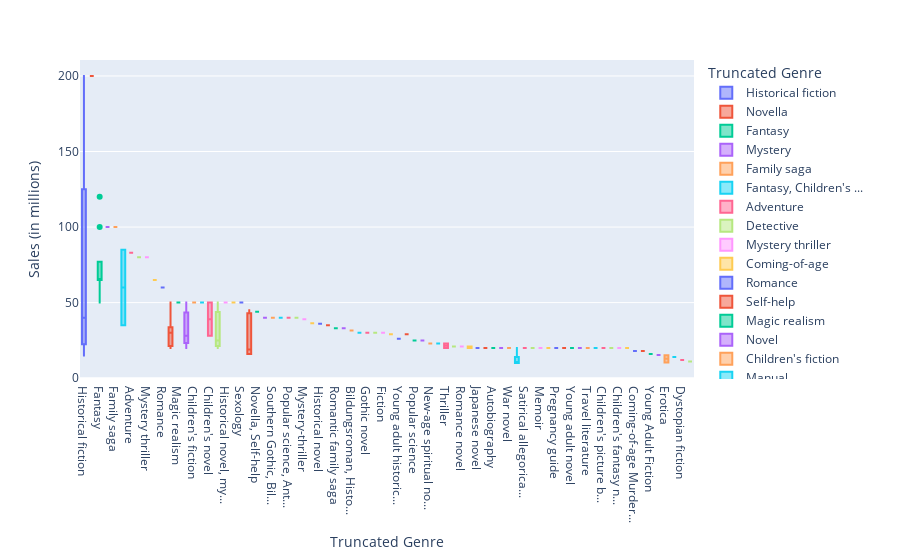

Here is the notebook cell this chart was saved with:
### Code cell
# Create an interactive box plot of sales by genre
fig = px.box(df, x='Truncated Genre', y='Approximate sales in millions', color='Truncated Genre')
fig.update_layout(xaxis_title='Truncated Genre', yaxis_title='Sales (in millions)')
fig.show()

### Figure 1 — Plotly figure (JSON) as saved in the notebook; plotly's stock layout.template omitted (floating-point values rounded to 4 significant figures)
{"data": [{"alignmentgroup": "True", "hovertemplate": "Truncated Genre=%{x}<br>Approximate sales in millions=%{y}<extra></extra>", "legendgroup": "Historical fiction", "marker": {"color": "#636efa"}, "name": "Historical fiction", "notched": false, "offsetgroup": "Historical fiction", "orientation": "v", "showlegend": true, "type": "box", "x": ["Historical fiction", "Historical fiction", "Historical fiction", "Historical fiction"], "x0": " ", "xaxis": "x", "y": [200, 50, 30, 15], "y0": " ", "yaxis": "y"}, {"alignmentgroup": "True", "hovertemplate": "Truncated Genre=%{x}<br>Approximate sales in millions=%{y}<extra></extra>", "legendgroup": "Novella", "marker": {"color": "#EF553B"}, "name": "Novella", "notched": false, "offsetgroup": "Novella", "orientation": "v", "showlegend": true, "type": "box", "x": ["Novella"], "x0": " ", "xaxis": "x", "y": [200], "y0": " ", "yaxis": "y"}, {"alignmentgroup": "True", "hovertemplate": "Truncated Genre=%{x}<br>Approximate sales in millions=%{y}<extra></extra>", "legendgroup": "Fantasy", "marker": {"color": "#00cc96"}, "name": "Fantasy", "notched": false, "offsetgroup": "Fantasy", "orientation": "v", "showlegend": true, "type": "box", "x": ["Fantasy", "Fantasy", "Fantasy", "Fantasy", "Fantasy", "Fantasy", "Fantasy", "Fantasy", "Fantasy", "Fantasy"], "x0": " ", "xaxis": "x", "y": [120, 100, 77, 65, 65, 65, 65, 65, 65, 50], "y0": " ", "yaxis": "y"}, {"alignmentgroup": "True", "hovertemplate": "Truncated Genre=%{x}<br>Approximate sales in millions=%{y}<extra></extra>", "legendgroup": "Mystery", "marker": {"color": "#ab63fa"}, "name": "Mystery", "notched": false, "offsetgroup": "Mystery", "orientation": "v", "showlegend": true, "type": "box", "x": ["Mystery"], "x0": " ", "xaxis": "x", "y": [100], "y0": " ", "yaxis": "y"}, {"alignmentgroup": "True", "hovertemplate": "Truncated Genre=%{x}<br>Approximate sales in millions=%{y}<extra></extra>", "legendgroup": "Family saga", "marker": {"color": "#FFA15A"}, "name": "Family saga", "notched": false, "offsetgroup": "Family saga", "orientation": "v", "showlegend": true, "type": "box", "x": ["Family saga"], "x0": " ", "xaxis": "x", "y": [100], "y0": " ", "yaxis": "y"}, {"alignmentgroup": "True", "hovertemplate": "Truncated Genre=%{x}<br>Approximate sales in millions=%{y}<extra></extra>", "legendgroup": "Fantasy, Children's ...", "marker": {"color": "#19d3f3"}, "name": "Fantasy, Children's ...", "notched": false, "offsetgroup": "Fantasy, Children's ...", "orientation": "v", "showlegend": true, "type": "box", "x": ["Fantasy, Children's ...", "Fantasy, Children's ..."], "x0": " ", "xaxis": "x", "y": [85, 35], "y0": " ", "yaxis": "y"}, {"alignmentgroup": "True", "hovertemplate": "Truncated Genre=%{x}<br>Approximate sales in millions=%{y}<extra></extra>", "legendgroup": "Adventure", "marker": {"color": "#FF6692"}, "name": "Adventure", "notched": false, "offsetgroup": "Adventure", "orientation": "v", "showlegend": true, "type": "box", "x": ["Adventure"], "x0": " ", "xaxis": "x", "y": [83], "y0": " ", "yaxis": "y"}, {"alignmentgroup": "True", "hovertemplate": "Truncated Genre=%{x}<br>Approximate sales in millions=%{y}<extra></extra>", "legendgroup": "Detective", "marker": {"color": "#B6E880"}, "name": "Detective", "notched": false, "offsetgroup": "Detective", "orientation": "v", "showlegend": true, "type": "box", "x": ["Detective"], "x0": " ", "xaxis": "x", "y": [80], "y0": " ", "yaxis": "y"}, {"alignmentgroup": "True", "hovertemplate": "Truncated Genre=%{x}<br>Approximate sales in millions=%{y}<extra></extra>", "legendgroup": "Mystery thriller", "marker": {"color": "#FF97FF"}, "name": "Mystery thriller", "notched": false, "offsetgroup": "Mystery thriller", "orientation": "v", "showlegend": true, "type": "box", "x": ["Mystery thriller"], "x0": " ", "xaxis": "x", "y": [80], "y0": " ", "yaxis": "y"}, {"alignmentgroup": "True", "hovertemplate": "Truncated Genre=%{x}<br>Approximate sales in millions=%{y}<extra></extra>", "legendgroup": "Coming-of-age", "marker": {"color": "#FECB52"}, "name": "Coming-of-age", "notched": false, "offsetgroup": "Coming-of-age", "orientation": "v", "showlegend": true, "type": "box", "x": ["Coming-of-age"], "x0": " ", "xaxis": "x", "y": [65], "y0": " ", "yaxis": "y"}, {"alignmentgroup": "True", "hovertemplate": "Truncated Genre=%{x}<br>Approximate sales in millions=%{y}<extra></extra>", "legendgroup": "Romance", "marker": {"color": "#636efa"}, "name": "Romance", "notched": false, "offsetgroup": "Romance", "orientation": "v", "showlegend": true, "type": "box", "x": ["Romance"], "x0": " ", "xaxis": "x", "y": [60], "y0": " ", "yaxis": "y"}, {"alignmentgroup": "True", "hovertemplate": "Truncated Genre=%{x}<br>Approximate sales in millions=%{y}<extra></extra>", "legendgroup": "Self-help", "marker": {"color": "#EF553B"}, "name": "Self-help", "notched": false, "offsetgroup": "Self-help", "orientation": "v", "showlegend": true, "type": "box", "x": ["Self-help", "Self-help", "Self-help", "Self-help", "Self-help", "Self-help", "Self-help"], "x0": " ", "xaxis": "x", "y": [50, 35, 30, 30, 25, 20, 20], "y0": " ", "yaxis": "y"}, {"alignmentgroup": "True", "hovertemplate": "Truncated Genre=%{x}<br>Approximate sales in millions=%{y}<extra></extra>", "legendgroup": "Magic realism", "marker": {"color": "#00cc96"}, "name": "Magic realism", "notched": false, "offsetgroup": "Magic realism", "orientation": "v", "showlegend": true, "type": "box", "x": ["Magic realism"], "x0": " ", "xaxis": "x", "y": [50], "y0": " ", "yaxis": "y"}, {"alignmentgroup": "True", "hovertemplate": "Truncated Genre=%{x}<br>Approximate sales in millions=%{y}<extra></extra>", "legendgroup": "Novel", "marker": {"color": "#ab63fa"}, "name": "Novel", "notched": false, "offsetgroup": "Novel", "orientation": "v", "showlegend": true, "type": "box", "x": ["Novel", "Novel", "Novel", "Novel", "Novel", "Novel", "Novel", "Novel"], "x0": " ", "xaxis": "x", "y": [50, 50, 37, 31, 25, 24, 22.5, 20], "y0": " ", "yaxis": "y"}, {"alignmentgroup": "True", "hovertemplate": "Truncated Genre=%{x}<br>Approximate sales in millions=%{y}<extra></extra>", "legendgroup": "Children's fiction", "marker": {"color": "#FFA15A"}, "name": "Children's fiction", "notched": false, "offsetgroup": "Children's fiction", "orientation": "v", "showlegend": true, "type": "box", "x": ["Children's fiction", "Children's fiction"], "x0": " ", "xaxis": "x", "y": [50, 50], "y0": " ", "yaxis": "y"}, {"alignmentgroup": "True", "hovertemplate": "Truncated Genre=%{x}<br>Approximate sales in millions=%{y}<extra></extra>", "legendgroup": "Manual", "marker": {"color": "#19d3f3"}, "name": "Manual", "notched": false, "offsetgroup": "Manual", "orientation": "v", "showlegend": true, "type": "box", "x": ["Manual"], "x0": " ", "xaxis": "x", "y": [50], "y0": " ", "yaxis": "y"}, {"alignmentgroup": "True", "hovertemplate": "Truncated Genre=%{x}<br>Approximate sales in millions=%{y}<extra></extra>", "legendgroup": "Children's novel", "marker": {"color": "#FF6692"}, "name": "Children's novel", "notched": false, "offsetgroup": "Children's novel", "orientation": "v", "showlegend": true, "type": "box", "x": ["Children's novel", "Children's novel"], "x0": " ", "xaxis": "x", "y": [50, 28], "y0": " ", "yaxis": "y"}, {"alignmentgroup": "True", "hovertemplate": "Truncated Genre=%{x}<br>Approximate sales in millions=%{y}<extra></extra>", "legendgroup": "Children's literatur...", "marker": {"color": "#B6E880"}, "name": "Children's literatur...", "notched": false, "offsetgroup": "Children's literatur...", "orientation": "v", "showlegend": true, "type": "box", "x": ["Children's literatur...", "Children's literatur...", "Children's literatur..."], "x0": " ", "xaxis": "x", "y": [50, 25, 20], "y0": " ", "yaxis": "y"}, {"alignmentgroup": "True", "hovertemplate": "Truncated Genre=%{x}<br>Approximate sales in millions=%{y}<extra></extra>", "legendgroup": "Historical novel, my...", "marker": {"color": "#FF97FF"}, "name": "Historical novel, my...", "notched": false, "offsetgroup": "Historical novel, my...", "orientation": "v", "showlegend": true, "type": "box", "x": ["Historical novel, my..."], "x0": " ", "xaxis": "x", "y": [50], "y0": " ", "yaxis": "y"}, {"alignmentgroup": "True", "hovertemplate": "Truncated Genre=%{x}<br>Approximate sales in millions=%{y}<extra></extra>", "legendgroup": "War, thriller", "marker": {"color": "#FECB52"}, "name": "War, thriller", "notched": false, "offsetgroup": "War, thriller", "orientation": "v", "showlegend": true, "type": "box", "x": ["War, thriller"], "x0": " ", "xaxis": "x", "y": [50], "y0": " ", "yaxis": "y"}, {"alignmentgroup": "True", "hovertemplate": "Truncated Genre=%{x}<br>Approximate sales in millions=%{y}<extra></extra>", "legendgroup": "Sexology", "marker": {"color": "#636efa"}, "name": "Sexology", "notched": false, "offsetgroup": "Sexology", "orientation": "v", "showlegend": true, "type": "box", "x": ["Sexology"], "x0": " ", "xaxis": "x", "y": [50], "y0": " ", "yaxis": "y"}, {"alignmentgroup": "True", "hovertemplate": "Truncated Genre=%{x}<br>Approximate sales in millions=%{y}<extra></extra>", "legendgroup": "Children's Literatur...", "marker": {"color": "#EF553B"}, "name": "Children's Literatur...", "notched": false, "offsetgroup": "Children's Literatur...", "orientation": "v", "showlegend": true, "type": "box", "x": ["Children's Literatur...", "Children's Literatur...", "Children's Literatur...", "Children's Literatur...", "Children's Literatur...", "Children's Literatur..."], "x0": " ", "xaxis": "x", "y": [45, 43, 21, 17, 16, 16], "y0": " ", "yaxis": "y"}, {"alignmentgroup": "True", "hovertemplate": "Truncated Genre=%{x}<br>Approximate sales in millions=%{y}<extra></extra>", "legendgroup": "Novella, Self-help", "marker": {"color": "#00cc96"}, "name": "Novella, Self-help", "notched": false, "offsetgroup": "Novella, Self-help", "orientation": "v", "showlegend": true, "type": "box", "x": ["Novella, Self-help"], "x0": " ", "xaxis": "x", "y": [44], "y0": " ", "yaxis": "y"}, {"alignmentgroup": "True", "hovertemplate": "Truncated Genre=%{x}<br>Approximate sales in millions=%{y}<extra></extra>", "legendgroup": "Essay/Literature", "marker": {"color": "#ab63fa"}, "name": "Essay/Literature", "notched": false, "offsetgroup": "Essay/Literature", "orientation": "v", "showlegend": true, "type": "box", "x": ["Essay/Literature"], "x0": " ", "xaxis": "x", "y": [40], "y0": " ", "yaxis": "y"}, {"alignmentgroup": "True", "hovertemplate": "Truncated Genre=%{x}<br>Approximate sales in millions=%{y}<extra></extra>", "legendgroup": "Southern Gothic, Bil...", "marker": {"color": "#FFA15A"}, "name": "Southern Gothic, Bil...", "notched": false, "offsetgroup": "Southern Gothic, Bil...", "orientation": "v", "showlegend": true, "type": "box", "x": ["Southern Gothic, Bil..."], "x0": " ", "xaxis": "x", "y": [40], "y0": " ", "yaxis": "y"}, {"alignmentgroup": "True", "hovertemplate": "Truncated Genre=%{x}<br>Approximate sales in millions=%{y}<extra></extra>", "legendgroup": "Gothic horror, Famil...", "marker": {"color": "#19d3f3"}, "name": "Gothic horror, Famil...", "notched": false, "offsetgroup": "Gothic horror, Famil...", "orientation": "v", "showlegend": true, "type": "box", "x": ["Gothic horror, Famil..."], "x0": " ", "xaxis": "x", "y": [40], "y0": " ", "yaxis": "y"}, {"alignmentgroup": "True", "hovertemplate": "Truncated Genre=%{x}<br>Approximate sales in millions=%{y}<extra></extra>", "legendgroup": "Popular science, Ant...", "marker": {"color": "#FF6692"}, "name": "Popular science, Ant...", "notched": false, "offsetgroup": "Popular science, Ant...", "orientation": "v", "showlegend": true, "type": "box", "x": ["Popular science, Ant..."], "x0": " ", "xaxis": "x", "y": [40], "y0": " ", "yaxis": "y"}, {"alignmentgroup": "True", "hovertemplate": "Truncated Genre=%{x}<br>Approximate sales in millions=%{y}<extra></extra>", "legendgroup": "Philosophical novel,...", "marker": {"color": "#B6E880"}, "name": "Philosophical novel,...", "notched": false, "offsetgroup": "Philosophical novel,...", "orientation": "v", "showlegend": true, "type": "box", "x": ["Philosophical novel,..."], "x0": " ", "xaxis": "x", "y": [40], "y0": " ", "yaxis": "y"}, {"alignmentgroup": "True", "hovertemplate": "Truncated Genre=%{x}<br>Approximate sales in millions=%{y}<extra></extra>", "legendgroup": "Mystery-thriller", "marker": {"color": "#FF97FF"}, "name": "Mystery-thriller", "notched": false, "offsetgroup": "Mystery-thriller", "orientation": "v", "showlegend": true, "type": "box", "x": ["Mystery-thriller"], "x0": " ", "xaxis": "x", "y": [39], "y0": " ", "yaxis": "y"}, {"alignmentgroup": "True", "hovertemplate": "Truncated Genre=%{x}<br>Approximate sales in millions=%{y}<extra></extra>", "legendgroup": "Socialist realist no...", "marker": {"color": "#FECB52"}, "name": "Socialist realist no...", "notched": false, "offsetgroup": "Socialist realist no...", "orientation": "v", "showlegend": true, "type": "box", "x": ["Socialist realist no..."], "x0": " ", "xaxis": "x", "y": [36.4], "y0": " ", "yaxis": "y"}, {"alignmentgroup": "True", "hovertemplate": "Truncated Genre=%{x}<br>Approximate sales in millions=%{y}<extra></extra>", "legendgroup": "Historical novel", "marker": {"color": "#636efa"}, "name": "Historical novel", "notched": false, "offsetgroup": "Historical novel", "orientation": "v", "showlegend": true, "type": "box", "x": ["Historical novel"], "x0": " ", "xaxis": "x", "y": [36], "y0": " ", "yaxis": "y"}, {"alignmentgroup": "True", "hovertemplate": "Truncated Genre=%{x}<br>Approximate sales in millions=%{y}<extra></extra>", "legendgroup": "Historical non-ficti...", "marker": {"color": "#EF553B"}, "name": "Historical non-ficti...", "notched": false, "offsetgroup": "Historical non-ficti...", "orientation": "v", "showlegend": true, "type": "box", "x": ["Historical non-ficti..."], "x0": " ", "xaxis": "x", "y": [35], "y0": " ", "yaxis": "y"}, {"alignmentgroup": "True", "hovertemplate": "Truncated Genre=%{x}<br>Approximate sales in millions=%{y}<extra></extra>", "legendgroup": "Romantic family saga", "marker": {"color": "#00cc96"}, "name": "Romantic family saga", "notched": false, "offsetgroup": "Romantic family saga", "orientation": "v", "showlegend": true, "type": "box", "x": ["Romantic family saga"], "x0": " ", "xaxis": "x", "y": [33], "y0": " ", "yaxis": "y"}, {"alignmentgroup": "True", "hovertemplate": "Truncated Genre=%{x}<br>Approximate sales in millions=%{y}<extra></extra>", "legendgroup": "Christian literature", "marker": {"color": "#ab63fa"}, "name": "Christian literature", "notched": false, "offsetgroup": "Christian literature", "orientation": "v", "showlegend": true, "type": "box", "x": ["Christian literature"], "x0": " ", "xaxis": "x", "y": [33], "y0": " ", "yaxis": "y"}, {"alignmentgroup": "True", "hovertemplate": "Truncated Genre=%{x}<br>Approximate sales in millions=%{y}<extra></extra>", "legendgroup": "Bildungsroman, Histo...", "marker": {"color": "#FFA15A"}, "name": "Bildungsroman, Histo...", "notched": false, "offsetgroup": "Bildungsroman, Histo...", "orientation": "v", "showlegend": true, "type": "box", "x": ["Bildungsroman, Histo..."], "x0": " ", "xaxis": "x", "y": [31.5], "y0": " ", "yaxis": "y"}, {"alignmentgroup": "True", "hovertemplate": "Truncated Genre=%{x}<br>Approximate sales in millions=%{y}<extra></extra>", "legendgroup": "Novel, tragedy", "marker": {"color": "#19d3f3"}, "name": "Novel, tragedy", "notched": false, "offsetgroup": "Novel, tragedy", "orientation": "v", "showlegend": true, "type": "box", "x": ["Novel, tragedy"], "x0": " ", "xaxis": "x", "y": [30], "y0": " ", "yaxis": "y"}, {"alignmentgroup": "True", "hovertemplate": "Truncated Genre=%{x}<br>Approximate sales in millions=%{y}<extra></extra>", "legendgroup": "Gothic novel", "marker": {"color": "#FF6692"}, "name": "Gothic novel", "notched": false, "offsetgroup": "Gothic novel", "orientation": "v", "showlegend": true, "type": "box", "x": ["Gothic novel"], "x0": " ", "xaxis": "x", "y": [30], "y0": " ", "yaxis": "y"}, {"alignmentgroup": "True", "hovertemplate": "Truncated Genre=%{x}<br>Approximate sales in millions=%{y}<extra></extra>", "legendgroup": "Dystopian, political...", "marker": {"color": "#B6E880"}, "name": "Dystopian, political...", "notched": false, "offsetgroup": "Dystopian, political...", "orientation": "v", "showlegend": true, "type": "box", "x": ["Dystopian, political..."], "x0": " ", "xaxis": "x", "y": [30], "y0": " ", "yaxis": "y"}, {"alignmentgroup": "True", "hovertemplate": "Truncated Genre=%{x}<br>Approximate sales in millions=%{y}<extra></extra>", "legendgroup": "Fiction", "marker": {"color": "#FF97FF"}, "name": "Fiction", "notched": false, "offsetgroup": "Fiction", "orientation": "v", "showlegend": true, "type": "box", "x": ["Fiction", "Fiction", "Fiction"], "x0": " ", "xaxis": "x", "y": [30, 30, 30], "y0": " ", "yaxis": "y"}, {"alignmentgroup": "True", "hovertemplate": "Truncated Genre=%{x}<br>Approximate sales in millions=%{y}<extra></extra>", "legendgroup": "Young adult fiction", "marker": {"color": "#FECB52"}, "name": "Young adult fiction", "notched": false, "offsetgroup": "Young adult fiction", "orientation": "v", "showlegend": true, "type": "box", "x": ["Young adult fiction"], "x0": " ", "xaxis": "x", "y": [29], "y0": " ", "yaxis": "y"}, {"alignmentgroup": "True", "hovertemplate": "Truncated Genre=%{x}<br>Approximate sales in millions=%{y}<extra></extra>", "legendgroup": "Young adult historic...", "marker": {"color": "#636efa"}, "name": "Young adult historic...", "notched": false, "offsetgroup": "Young adult historic...", "orientation": "v", "showlegend": true, "type": "box", "x": ["Young adult historic..."], "x0": " ", "xaxis": "x", "y": [26], "y0": " ", "yaxis": "y"}, {"alignmentgroup": "True", "hovertemplate": "Truncated Genre=%{x}<br>Approximate sales in millions=%{y}<extra></extra>", "legendgroup": "Self-help, motivatio...", "marker": {"color": "#EF553B"}, "name": "Self-help, motivatio...", "notched": false, "offsetgroup": "Self-help, motivatio...", "orientation": "v", "showlegend": true, "type": "box", "x": ["Self-help, motivatio..."], "x0": " ", "xaxis": "x", "y": [29], "y0": " ", "yaxis": "y"}, {"alignmentgroup": "True", "hovertemplate": "Truncated Genre=%{x}<br>Approximate sales in millions=%{y}<extra></extra>", "legendgroup": "Popular science", "marker": {"color": "#00cc96"}, "name": "Popular science", "notched": false, "offsetgroup": "Popular science", "orientation": "v", "showlegend": true, "type": "box", "x": ["Popular science"], "x0": " ", "xaxis": "x", "y": [25], "y0": " ", "yaxis": "y"}, {"alignmentgroup": "True", "hovertemplate": "Truncated Genre=%{x}<br>Approximate sales in millions=%{y}<extra></extra>", "legendgroup": "Biographical novel", "marker": {"color": "#ab63fa"}, "name": "Biographical novel", "notched": false, "offsetgroup": "Biographical novel", "orientation": "v", "showlegend": true, "type": "box", "x": ["Biographical novel"], "x0": " ", "xaxis": "x", "y": [25], "y0": " ", "yaxis": "y"}, {"alignmentgroup": "True", "hovertemplate": "Truncated Genre=%{x}<br>Approximate sales in millions=%{y}<extra></extra>", "legendgroup": "New-age spiritual no...", "marker": {"color": "#FFA15A"}, "name": "New-age spiritual no...", "notched": false, "offsetgroup": "New-age spiritual no...", "orientation": "v", "showlegend": true, "type": "box", "x": ["New-age spiritual no..."], "x0": " ", "xaxis": "x", "y": [23], "y0": " ", "yaxis": "y"}, {"alignmentgroup": "True", "hovertemplate": "Truncated Genre=%{x}<br>Approximate sales in millions=%{y}<extra></extra>", "legendgroup": "Young adult romantic...", "marker": {"color": "#19d3f3"}, "name": "Young adult romantic...", "notched": false, "offsetgroup": "Young adult romantic...", "orientation": "v", "showlegend": true, "type": "box", "x": ["Young adult romantic..."], "x0": " ", "xaxis": "x", "y": [23], "y0": " ", "yaxis": "y"}, {"alignmentgroup": "True", "hovertemplate": "Truncated Genre=%{x}<br>Approximate sales in millions=%{y}<extra></extra>", "legendgroup": "Thriller", "marker": {"color": "#FF6692"}, "name": "Thriller", "notched": false, "offsetgroup": "Thriller", "orientation": "v", "showlegend": true, "type": "box", "x": ["Thriller", "Thriller"], "x0": " ", "xaxis": "x", "y": [23, 20], "y0": " ", "yaxis": "y"}, {"alignmentgroup": "True", "hovertemplate": "Truncated Genre=%{x}<br>Approximate sales in millions=%{y}<extra></extra>", "legendgroup": "Crime novel", "marker": {"color": "#B6E880"}, "name": "Crime novel", "notched": false, "offsetgroup": "Crime novel", "orientation": "v", "showlegend": true, "type": "box", "x": ["Crime novel"], "x0": " ", "xaxis": "x", "y": [21], "y0": " ", "yaxis": "y"}, {"alignmentgroup": "True", "hovertemplate": "Truncated Genre=%{x}<br>Approximate sales in millions=%{y}<extra></extra>", "legendgroup": "Romance novel", "marker": {"color": "#FF97FF"}, "name": "Romance novel", "notched": false, "offsetgroup": "Romance novel", "orientation": "v", "showlegend": true, "type": "box", "x": ["Romance novel"], "x0": " ", "xaxis": "x", "y": [21], "y0": " ", "yaxis": "y"}, {"alignmentgroup": "True", "hovertemplate": "Truncated Genre=%{x}<br>Approximate sales in millions=%{y}<extra></extra>", "legendgroup": "Young Adult novel, a...", "marker": {"color": "#FECB52"}, "name": "Young Adult novel, a...", "notched": false, "offsetgroup": "Young Adult novel, a...", "orientation": "v", "showlegend": true, "type": "box", "x": ["Young Adult novel, a...", "Young Adult novel, a..."], "x0": " ", "xaxis": "x", "y": [21, 20], "y0": " ", "yaxis": "y"}, {"alignmentgroup": "True", "hovertemplate": "Truncated Genre=%{x}<br>Approximate sales in millions=%{y}<extra></extra>", "legendgroup": "Japanese novel", "marker": {"color": "#636efa"}, "name": "Japanese novel", "notched": false, "offsetgroup": "Japanese novel", "orientation": "v", "showlegend": true, "type": "box", "x": ["Japanese novel"], "x0": " ", "xaxis": "x", "y": [20], "y0": " ", "yaxis": "y"}, {"alignmentgroup": "True", "hovertemplate": "Truncated Genre=%{x}<br>Approximate sales in millions=%{y}<extra></extra>", "legendgroup": "Science fiction nove...", "marker": {"color": "#EF553B"}, "name": "Science fiction nove...", "notched": false, "offsetgroup": "Science fiction nove...", "orientation": "v", "showlegend": true, "type": "box", "x": ["Science fiction nove...", "Science fiction nove..."], "x0": " ", "xaxis": "x", "y": [20, 20], "y0": " ", "yaxis": "y"}, {"alignmentgroup": "True", "hovertemplate": "Truncated Genre=%{x}<br>Approximate sales in millions=%{y}<extra></extra>", "legendgroup": "Autobiography", "marker": {"color": "#00cc96"}, "name": "Autobiography", "notched": false, "offsetgroup": "Autobiography", "orientation": "v", "showlegend": true, "type": "box", "x": ["Autobiography"], "x0": " ", "xaxis": "x", "y": [20], "y0": " ", "yaxis": "y"}, {"alignmentgroup": "True", "hovertemplate": "Truncated Genre=%{x}<br>Approximate sales in millions=%{y}<extra></extra>", "legendgroup": "Crime thriller novel", "marker": {"color": "#ab63fa"}, "name": "Crime thriller novel", "notched": false, "offsetgroup": "Crime thriller novel", "orientation": "v", "showlegend": true, "type": "box", "x": ["Crime thriller novel"], "x0": " ", "xaxis": "x", "y": [20], "y0": " ", "yaxis": "y"}, {"alignmentgroup": "True", "hovertemplate": "Truncated Genre=%{x}<br>Approximate sales in millions=%{y}<extra></extra>", "legendgroup": "War novel", "marker": {"color": "#FFA15A"}, "name": "War novel", "notched": false, "offsetgroup": "War novel", "orientation": "v", "showlegend": true, "type": "box", "x": ["War novel"], "x0": " ", "xaxis": "x", "y": [20], "y0": " ", "yaxis": "y"}, {"alignmentgroup": "True", "hovertemplate": "Truncated Genre=%{x}<br>Approximate sales in millions=%{y}<extra></extra>", "legendgroup": "Other", "marker": {"color": "#19d3f3"}, "name": "Other", "notched": false, "offsetgroup": "Other", "orientation": "v", "showlegend": true, "type": "box", "x": ["Other", "Other", "Other", "Other", "Other", "Other", "Other", "Other", "Other", "Other", "Other", "Other", "Other", "Other", "Other", "Other", "Other", "Other", "Other", "Other", "Other", "Other", "Other", "Other", "Other", "Other", "Other", "Other", "Other", "Other", "Other", "Other", "Other", "Other", "Other", "Other", "Other", "Other", "Other", "Other", "Other", "Other", "Other", "Other", "Other", "Other", "Other", "Other", "Other", "Other", "Other", "Other", "Other", "Other", "Other"], "x0": " ", "xaxis": "x", "y": [20, 16, 15, 15, 15, 15, 15, 15, 15, 15, 14, 14, 14, 14, 14, 14, 13, 13, 12.1, 12, 12, 12, 12, 12, 11, 11, 10.5, 10, 10, 10.5, 10, 10, 10, 10, 10, 10, 10, 10, 10, 10, 10, 10, 10, 10, 10, 10, 10, 10, 10, 10, 10, 10, 10, 10, 10], "y0": " ", "yaxis": "y"}, {"alignmentgroup": "True", "hovertemplate": "Truncated Genre=%{x}<br>Approximate sales in millions=%{y}<extra></extra>", "legendgroup": "Satirical allegorica...", "marker": {"color": "#FF6692"}, "name": "Satirical allegorica...", "notched": false, "offsetgroup": "Satirical allegorica...", "orientation": "v", "showlegend": true, "type": "box", "x": ["Satirical allegorica..."], "x0": " ", "xaxis": "x", "y": [20], "y0": " ", "yaxis": "y"}, {"alignmentgroup": "True", "hovertemplate": "Truncated Genre=%{x}<br>Approximate sales in millions=%{y}<extra></extra>", "legendgroup": "Semi-autobiographica...", "marker": {"color": "#B6E880"}, "name": "Semi-autobiographica...", "notched": false, "offsetgroup": "Semi-autobiographica...", "orientation": "v", "showlegend": true, "type": "box", "x": ["Semi-autobiographica..."], "x0": " ", "xaxis": "x", "y": [20], "y0": " ", "yaxis": "y"}, {"alignmentgroup": "True", "hovertemplate": "Truncated Genre=%{x}<br>Approximate sales in millions=%{y}<extra></extra>", "legendgroup": "Memoir", "marker": {"color": "#FF97FF"}, "name": "Memoir", "notched": false, "offsetgroup": "Memoir", "orientation": "v", "showlegend": true, "type": "box", "x": ["Memoir"], "x0": " ", "xaxis": "x", "y": [20], "y0": " ", "yaxis": "y"}, {"alignmentgroup": "True", "hovertemplate": "Truncated Genre=%{x}<br>Approximate sales in millions=%{y}<extra></extra>", "legendgroup": "Feminist novel", "marker": {"color": "#FECB52"}, "name": "Feminist novel", "notched": false, "offsetgroup": "Feminist novel", "orientation": "v", "showlegend": true, "type": "box", "x": ["Feminist novel"], "x0": " ", "xaxis": "x", "y": [20], "y0": " ", "yaxis": "y"}, {"alignmentgroup": "True", "hovertemplate": "Truncated Genre=%{x}<br>Approximate sales in millions=%{y}<extra></extra>", "legendgroup": "Pregnancy guide", "marker": {"color": "#636efa"}, "name": "Pregnancy guide", "notched": false, "offsetgroup": "Pregnancy guide", "orientation": "v", "showlegend": true, "type": "box", "x": ["Pregnancy guide"], "x0": " ", "xaxis": "x", "y": [20], "y0": " ", "yaxis": "y"}, {"alignmentgroup": "True", "hovertemplate": "Truncated Genre=%{x}<br>Approximate sales in millions=%{y}<extra></extra>", "legendgroup": "Picaresque novel, Bi...", "marker": {"color": "#EF553B"}, "name": "Picaresque novel, Bi...", "notched": false, "offsetgroup": "Picaresque novel, Bi...", "orientation": "v", "showlegend": true, "type": "box", "x": ["Picaresque novel, Bi..."], "x0": " ", "xaxis": "x", "y": [20], "y0": " ", "yaxis": "y"}, {"alignmentgroup": "True", "hovertemplate": "Truncated Genre=%{x}<br>Approximate sales in millions=%{y}<extra></extra>", "legendgroup": "Young adult novel", "marker": {"color": "#00cc96"}, "name": "Young adult novel", "notched": false, "offsetgroup": "Young adult novel", "orientation": "v", "showlegend": true, "type": "box", "x": ["Young adult novel"], "x0": " ", "xaxis": "x", "y": [20], "y0": " ", "yaxis": "y"}, {"alignmentgroup": "True", "hovertemplate": "Truncated Genre=%{x}<br>Approximate sales in millions=%{y}<extra></extra>", "legendgroup": "Classic regency nove...", "marker": {"color": "#ab63fa"}, "name": "Classic regency nove...", "notched": false, "offsetgroup": "Classic regency nove...", "orientation": "v", "showlegend": true, "type": "box", "x": ["Classic regency nove..."], "x0": " ", "xaxis": "x", "y": [20], "y0": " ", "yaxis": "y"}, {"alignmentgroup": "True", "hovertemplate": "Truncated Genre=%{x}<br>Approximate sales in millions=%{y}<extra></extra>", "legendgroup": "Travel literature", "marker": {"color": "#FFA15A"}, "name": "Travel literature", "notched": false, "offsetgroup": "Travel literature", "orientation": "v", "showlegend": true, "type": "box", "x": ["Travel literature"], "x0": " ", "xaxis": "x", "y": [20], "y0": " ", "yaxis": "y"}, {"alignmentgroup": "True", "hovertemplate": "Truncated Genre=%{x}<br>Approximate sales in millions=%{y}<extra></extra>", "legendgroup": "Unfinished satirical...", "marker": {"color": "#19d3f3"}, "name": "Unfinished satirical...", "notched": false, "offsetgroup": "Unfinished satirical...", "orientation": "v", "showlegend": true, "type": "box", "x": ["Unfinished satirical..."], "x0": " ", "xaxis": "x", "y": [20], "y0": " ", "yaxis": "y"}, {"alignmentgroup": "True", "hovertemplate": "Truncated Genre=%{x}<br>Approximate sales in millions=%{y}<extra></extra>", "legendgroup": "Children's picture b...", "marker": {"color": "#FF6692"}, "name": "Children's picture b...", "notched": false, "offsetgroup": "Children's picture b...", "orientation": "v", "showlegend": true, "type": "box", "x": ["Children's picture b..."], "x0": " ", "xaxis": "x", "y": [20], "y0": " ", "yaxis": "y"}, {"alignmentgroup": "True", "hovertemplate": "Truncated Genre=%{x}<br>Approximate sales in millions=%{y}<extra></extra>", "legendgroup": "Romantic novel", "marker": {"color": "#B6E880"}, "name": "Romantic novel", "notched": false, "offsetgroup": "Romantic novel", "orientation": "v", "showlegend": true, "type": "box", "x": ["Romantic novel"], "x0": " ", "xaxis": "x", "y": [20], "y0": " ", "yaxis": "y"}, {"alignmentgroup": "True", "hovertemplate": "Truncated Genre=%{x}<br>Approximate sales in millions=%{y}<extra></extra>", "legendgroup": "Children's fantasy n...", "marker": {"color": "#FF97FF"}, "name": "Children's fantasy n...", "notched": false, "offsetgroup": "Children's fantasy n...", "orientation": "v", "showlegend": true, "type": "box", "x": ["Children's fantasy n..."], "x0": " ", "xaxis": "x", "y": [20], "y0": " ", "yaxis": "y"}, {"alignmentgroup": "True", "hovertemplate": "Truncated Genre=%{x}<br>Approximate sales in millions=%{y}<extra></extra>", "legendgroup": "Social Science, Anth...", "marker": {"color": "#FECB52"}, "name": "Social Science, Anth...", "notched": false, "offsetgroup": "Social Science, Anth...", "orientation": "v", "showlegend": true, "type": "box", "x": ["Social Science, Anth..."], "x0": " ", "xaxis": "x", "y": [20], "y0": " ", "yaxis": "y"}, {"alignmentgroup": "True", "hovertemplate": "Truncated Genre=%{x}<br>Approximate sales in millions=%{y}<extra></extra>", "legendgroup": "Coming-of-age Murder...", "marker": {"color": "#636efa"}, "name": "Coming-of-age Murder...", "notched": false, "offsetgroup": "Coming-of-age Murder...", "orientation": "v", "showlegend": true, "type": "box", "x": ["Coming-of-age Murder..."], "x0": " ", "xaxis": "x", "y": [18], "y0": " ", "yaxis": "y"}, {"alignmentgroup": "True", "hovertemplate": "Truncated Genre=%{x}<br>Approximate sales in millions=%{y}<extra></extra>", "legendgroup": "Autobiographical nov...", "marker": {"color": "#EF553B"}, "name": "Autobiographical nov...", "notched": false, "offsetgroup": "Autobiographical nov...", "orientation": "v", "showlegend": true, "type": "box", "x": ["Autobiographical nov..."], "x0": " ", "xaxis": "x", "y": [18], "y0": " ", "yaxis": "y"}, {"alignmentgroup": "True", "hovertemplate": "Truncated Genre=%{x}<br>Approximate sales in millions=%{y}<extra></extra>", "legendgroup": "Young Adult Fiction", "marker": {"color": "#00cc96"}, "name": "Young Adult Fiction", "notched": false, "offsetgroup": "Young Adult Fiction", "orientation": "v", "showlegend": true, "type": "box", "x": ["Young Adult Fiction"], "x0": " ", "xaxis": "x", "y": [16], "y0": " ", "yaxis": "y"}, {"alignmentgroup": "True", "hovertemplate": "Truncated Genre=%{x}<br>Approximate sales in millions=%{y}<extra></extra>", "legendgroup": "Historical fiction, ...", "marker": {"color": "#ab63fa"}, "name": "Historical fiction, ...", "notched": false, "offsetgroup": "Historical fiction, ...", "orientation": "v", "showlegend": true, "type": "box", "x": ["Historical fiction, ..."], "x0": " ", "xaxis": "x", "y": [15.3], "y0": " ", "yaxis": "y"}, {"alignmentgroup": "True", "hovertemplate": "Truncated Genre=%{x}<br>Approximate sales in millions=%{y}<extra></extra>", "legendgroup": "Erotica", "marker": {"color": "#FFA15A"}, "name": "Erotica", "notched": false, "offsetgroup": "Erotica", "orientation": "v", "showlegend": true, "type": "box", "x": ["Erotica", "Erotica"], "x0": " ", "xaxis": "x", "y": [15.2, 10.4], "y0": " ", "yaxis": "y"}, {"alignmentgroup": "True", "hovertemplate": "Truncated Genre=%{x}<br>Approximate sales in millions=%{y}<extra></extra>", "legendgroup": "Science fiction", "marker": {"color": "#19d3f3"}, "name": "Science fiction", "notched": false, "offsetgroup": "Science fiction", "orientation": "v", "showlegend": true, "type": "box", "x": ["Science fiction"], "x0": " ", "xaxis": "x", "y": [14], "y0": " ", "yaxis": "y"}, {"alignmentgroup": "True", "hovertemplate": "Truncated Genre=%{x}<br>Approximate sales in millions=%{y}<extra></extra>", "legendgroup": "Dystopian fiction", "marker": {"color": "#FF6692"}, "name": "Dystopian fiction", "notched": false, "offsetgroup": "Dystopian fiction", "orientation": "v", "showlegend": true, "type": "box", "x": ["Dystopian fiction"], "x0": " ", "xaxis": "x", "y": [12], "y0": " ", "yaxis": "y"}, {"alignmentgroup": "True", "hovertemplate": "Truncated Genre=%{x}<br>Approximate sales in millions=%{y}<extra></extra>", "legendgroup": "Horror", "marker": {"color": "#B6E880"}, "name": "Horror", "notched": false, "offsetgroup": "Horror", "orientation": "v", "showlegend": true, "type": "box", "x": ["Horror"], "x0": " ", "xaxis": "x", "y": [11], "y0": " ", "yaxis": "y"}], "layout": {"boxmode": "overlay", "legend": {"title": {"text": "Truncated Genre"}, "tracegroupgap": 0}, "margin": {"t": 60}, "xaxis": {"anchor": "y", "categoryarray": ["Historical fiction", "Novella", "Fantasy", "Mystery", "Family saga", "Fantasy, Children's ...", "Adventure", "Detective", "Mystery thriller", "Coming-of-age", "Romance", "Self-help", "Magic realism", "Novel", "Children's fiction", "Manual", "Children's novel", "Children's literatur...", "Historical novel, my...", "War, thriller", "Sexology", "Children's Literatur...", "Novella, Self-help", "Essay/Literature", "Southern Gothic, Bil...", "Gothic horror, Famil...", "Popular science, Ant...", "Philosophical novel,...", "Mystery-thriller", "Socialist realist no...", "Historical novel", "Historical non-ficti...", "Romantic family saga", "Christian literature", "Bildungsroman, Histo...", "Novel, tragedy", "Gothic novel", "Dystopian, political...", "Fiction", "Young adult fiction", "Young adult historic...", "Self-help, motivatio...", "Popular science", "Biographical novel", "New-age spiritual no...", "Young adult romantic...", "Thriller", "Crime novel", "Romance novel", "Young Adult novel, a...", "Japanese novel", "Science fiction nove...", "Autobiography", "Crime thriller novel", "War novel", "Other", "Satirical allegorica...", "Semi-autobiographica...", "Memoir", "Feminist novel", "Pregnancy guide", "Picaresque novel, Bi...", "Young adult novel", "Classic regency nove...", "Travel literature", "Unfinished satirical...", "Children's picture b...", "Romantic novel", "Children's fantasy n...", "Social Science, Anth...", "Coming-of-age Murder...", "Autobiographical nov...", "Young Adult Fiction", "Historical fiction, ...", "Erotica", "Science fiction", "Dystopian fiction", "Horror"], "categoryorder": "array", "domain": [0, 1], "title": {"text": "Truncated Genre"}}, "yaxis": {"anchor": "x", "domain": [0, 1], "title": {"text": "Sales (in millions)"}}}}
